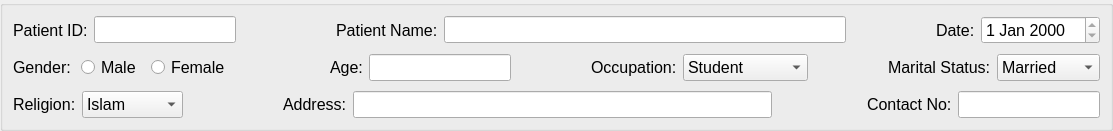
             <widget class="QGroupBox" name="groupBox">
              <property name="sizePolicy">
               <sizepolicy hsizetype="Expanding" vsizetype="Preferred">
                <horstretch>0</horstretch>
                <verstretch>0</verstretch>
               </sizepolicy>
              </property>
              <property name="font">
               <font>
                <pointsize>12</pointsize>
               </font>
              </property>
              <layout class="QVBoxLayout" name="verticalLayout">
               <property name="spacing">
                <number>10</number>
               </property>
               <property name="leftMargin">
                <number>10</number>
               </property>
               <property name="topMargin">
                <number>10</number>
               </property>
               <property name="rightMargin">
                <number>10</number>
               </property>
               <property name="bottomMargin">
                <number>10</number>
               </property>
               <item>
                <layout class="QHBoxLayout" name="horizontalLayout_5">
                 <property name="spacing">
                  <number>90</number>
                 </property>
                 <property name="bottomMargin">
                  <number>0</number>
                 </property>
                 <item>
                  <layout class="QHBoxLayout" name="horizontalLayout_4">
                   <property name="spacing">
                    <number>100</number>
                   </property>
                   <item>
                    <layout class="QHBoxLayout" name="horizontalLayout">
                     <property name="spacing">
                      <number>6</number>
                     </property>
                     <item>
                      <widget class="QLabel" name="id_label">
                       <property name="font">
                        <font>
                         <pointsize>12</pointsize>
                        </font>
                       </property>
                       <property name="lineWidth">
                        <number>0</number>
                       </property>
                       <property name="text">
                        <string>Patient ID:</string>
                       </property>
                       <property name="indent">
                        <number>0</number>
                       </property>
                       <property name="buddy">
                        <cstring>id_lineEdit</cstring>
                       </property>
                      </widget>
                     </item>
                     <item>
                      <widget class="QLineEdit" name="id_lineEdit">
                       <property name="sizePolicy">
                        <sizepolicy hsizetype="Preferred" vsizetype="Fixed">
                         <horstretch>0</horstretch>
                         <verstretch>0</verstretch>
                        </sizepolicy>
                       </property>
                       <property name="font">
                        <font>
                         <pointsize>12</pointsize>
                        </font>
                       </property>
                       <property name="focusPolicy">
                        <enum>Qt::NoFocus</enum>
                       </property>
                       <property name="cursorPosition">
                        <number>0</number>
                       </property>
                       <property name="readOnly">
                        <bool>true</bool>
                       </property>
                      </widget>
                     </item>
                    </layout>
                   </item>
                   <item>
                    <layout class="QHBoxLayout" name="horizontalLayout_2">
                     <property name="spacing">
                      <number>6</number>
                     </property>
                     <item>
                      <widget class="QLabel" name="name_label">
                       <property name="font">
                        <font>
                         <pointsize>12</pointsize>
                        </font>
                       </property>
                       <property name="text">
                        <string>Patient Name:</string>
                       </property>
                       <property name="buddy">
                        <cstring>name_lineEdit</cstring>
                       </property>
                      </widget>
                     </item>
                     <item>
                      <widget class="QLineEdit" name="name_lineEdit">
                       <property name="sizePolicy">
                        <sizepolicy hsizetype="Expanding" vsizetype="Fixed">
                         <horstretch>0</horstretch>
                         <verstretch>0</verstretch>
                        </sizepolicy>
                       </property>
                       <property name="font">
                        <font>
                         <pointsize>12</pointsize>
                        </font>
                       </property>
                      </widget>
                     </item>
                    </layout>
                   </item>
                  </layout>
                 </item>
                 <item>
                  <layout class="QHBoxLayout" name="horizontalLayout_3">
                   <property name="spacing">
                    <number>6</number>
                   </property>
                   <item>
                    <widget class="QLabel" name="date_label">
                     <property name="font">
                      <font>
                       <pointsize>12</pointsize>
                      </font>
                     </property>
                     <property name="text">
                      <string>Date:</string>
                     </property>
                     <property name="buddy">
                      <cstring>dateEdit</cstring>
                     </property>
                    </widget>
                   </item>
                   <item>
                    <widget class="QDateEdit" name="dateEdit">
                     <property name="font">
                      <font>
                       <pointsize>12</pointsize>
                      </font>
                     </property>
                     <property name="focusPolicy">
                      <enum>Qt::NoFocus</enum>
                     </property>
                     <property name="readOnly">
                      <bool>true</bool>
                     </property>
                    </widget>
                   </item>
                  </layout>
                 </item>
                </layout>
               </item>
               <item>
                <layout class="QHBoxLayout" name="horizontalLayout_12">
                 <property name="spacing">
                  <number>80</number>
                 </property>
                 <item>
                  <layout class="QHBoxLayout" name="horizontalLayout_9">
                   <property name="spacing">
                    <number>100</number>
                   </property>
                   <item>
                    <layout class="QHBoxLayout" name="horizontalLayout_6">
                     <property name="spacing">
                      <number>10</number>
                     </property>
                     <item>
                      <widget class="QLabel" name="sex_label">
                       <property name="sizePolicy">
                        <sizepolicy hsizetype="Expanding" vsizetype="Preferred">
                         <horstretch>0</horstretch>
                         <verstretch>0</verstretch>
                        </sizepolicy>
                       </property>
                       <property name="font">
                        <font>
                         <pointsize>12</pointsize>
                        </font>
                       </property>
                       <property name="text">
                        <string>Gender:</string>
                       </property>
                       <property name="indent">
                        <number>0</number>
                       </property>
                      </widget>
                     </item>
                     <item>
                      <widget class="QRadioButton" name="male_radiobtn">
                       <property name="sizePolicy">
                        <sizepolicy hsizetype="Expanding" vsizetype="Preferred">
                         <horstretch>0</horstretch>
                         <verstretch>0</verstretch>
                        </sizepolicy>
                       </property>
                       <property name="font">
                        <font>
                         <pointsize>12</pointsize>
                        </font>
                       </property>
                       <property name="tabletTracking">
                        <bool>true</bool>
                       </property>
                       <property name="text">
                        <string>Male</string>
                       </property>
                      </widget>
                     </item>
                     <item>
                      <widget class="QRadioButton" name="female_radiobtn">
                       <property name="sizePolicy">
                        <sizepolicy hsizetype="Expanding" vsizetype="Preferred">
                         <horstretch>0</horstretch>
                         <verstretch>0</verstretch>
                        </sizepolicy>
                       </property>
                       <property name="font">
                        <font>
                         <pointsize>12</pointsize>
                        </font>
                       </property>
                       <property name="tabletTracking">
                        <bool>true</bool>
                       </property>
                       <property name="text">
                        <string>Female</string>
                       </property>
                      </widget>
                     </item>
                    </layout>
                   </item>
                   <item>
                    <layout class="QHBoxLayout" name="horizontalLayout_8">
                     <property name="spacing">
                      <number>6</number>
                     </property>
                     <item>
                      <widget class="QLabel" name="age_label">
                       <property name="sizePolicy">
                        <sizepolicy hsizetype="Preferred" vsizetype="Preferred">
                         <horstretch>0</horstretch>
                         <verstretch>0</verstretch>
                        </sizepolicy>
                       </property>
                       <property name="font">
                        <font>
                         <pointsize>12</pointsize>
                        </font>
                       </property>
                       <property name="text">
                        <string>Age:</string>
                       </property>
                       <property name="buddy">
                        <cstring>age_lineEdit</cstring>
                       </property>
                      </widget>
                     </item>
                     <item>
                      <widget class="QLineEdit" name="age_lineEdit">
                       <property name="sizePolicy">
                        <sizepolicy hsizetype="MinimumExpanding" vsizetype="Fixed">
                         <horstretch>0</horstretch>
                         <verstretch>0</verstretch>
                        </sizepolicy>
                       </property>
                       <property name="font">
                        <font>
                         <pointsize>12</pointsize>
                        </font>
                       </property>
                      </widget>
                     </item>
                    </layout>
                   </item>
                  </layout>
                 </item>
                 <item>
                  <layout class="QHBoxLayout" name="horizontalLayout_11">
                   <property name="spacing">
                    <number>80</number>
                   </property>
                   <item>
                    <layout class="QHBoxLayout" name="horizontalLayout_10">
                     <property name="spacing">
                      <number>6</number>
                     </property>
                     <item>
                      <widget class="QLabel" name="job_label">
                       <property name="font">
                        <font>
                         <pointsize>12</pointsize>
                        </font>
                       </property>
                       <property name="text">
                        <string>Occupation:</string>
                       </property>
                       <property name="buddy">
                        <cstring>job_comboBox</cstring>
                       </property>
                      </widget>
                     </item>
                     <item>
                      <widget class="QComboBox" name="job_comboBox">
                       <property name="sizePolicy">
                        <sizepolicy hsizetype="MinimumExpanding" vsizetype="Fixed">
                         <horstretch>0</horstretch>
                         <verstretch>0</verstretch>
                        </sizepolicy>
                       </property>
                       <property name="font">
                        <font>
                         <pointsize>12</pointsize>
                        </font>
                       </property>
                       <item>
                        <property name="text">
                         <string>Student</string>
                        </property>
                       </item>
                       <item>
                        <property name="text">
                         <string>Teacher</string>
                        </property>
                       </item>
                       <item>
                        <property name="text">
                         <string>Farmer</string>
                        </property>
                       </item>
                       <item>
                        <property name="text">
                         <string>Businessman</string>
                        </property>
                       </item>
                       <item>
                        <property name="text">
                         <string>Worker</string>
                        </property>
                       </item>
                       <item>
                        <property name="text">
                         <string>Others</string>
                        </property>
                       </item>
                      </widget>
                     </item>
                    </layout>
                   </item>
                   <item>
                    <layout class="QHBoxLayout" name="horizontalLayout_7">
                     <property name="spacing">
                      <number>6</number>
                     </property>
                     <item>
                      <widget class="QLabel" name="marriage_label">
                       <property name="sizePolicy">
                        <sizepolicy hsizetype="Preferred" vsizetype="Preferred">
                         <horstretch>0</horstretch>
                         <verstretch>0</verstretch>
                        </sizepolicy>
                       </property>
                       <property name="font">
                        <font>
                         <pointsize>12</pointsize>
                        </font>
                       </property>
                       <property name="text">
                        <string>Marital Status:</string>
                       </property>
                       <property name="buddy">
                        <cstring>Marriage_comboBox</cstring>
                       </property>
                      </widget>
                     </item>
                     <item>
                      <widget class="QComboBox" name="Marriage_comboBox">
                       <property name="sizePolicy">
                        <sizepolicy hsizetype="MinimumExpanding" vsizetype="Fixed">
                         <horstretch>0</horstretch>
                         <verstretch>0</verstretch>
                        </sizepolicy>
                       </property>
                       <property name="font">
                        <font>
                         <pointsize>12</pointsize>
                        </font>
                       </property>
                       <item>
                        <property name="text">
                         <string>Married</string>
                        </property>
                       </item>
                       <item>
                        <property name="text">
                         <string>Unmarried</string>
                        </property>
                       </item>
                       <item>
                        <property name="text">
                         <string>Divorced</string>
                        </property>
                       </item>
                       <item>
                        <property name="text">
                         <string>Widow</string>
                        </property>
                       </item>
                      </widget>
                     </item>
                    </layout>
                   </item>
                  </layout>
                 </item>
                </layout>
               </item>
               <item>
                <layout class="QHBoxLayout" name="horizontalLayout_17">
                 <property name="spacing">
                  <number>100</number>
                 </property>
                 <item>
                  <layout class="QHBoxLayout" name="horizontalLayout_13">
                   <property name="spacing">
                    <number>6</number>
                   </property>
                   <item>
                    <widget class="QLabel" name="Religion_label">
                     <property name="font">
                      <font>
                       <pointsize>12</pointsize>
                      </font>
                     </property>
                     <property name="text">
                      <string>Religion:</string>
                     </property>
                     <property name="buddy">
                      <cstring>Religion_comboBox</cstring>
                     </property>
                    </widget>
                   </item>
                   <item>
                    <widget class="QComboBox" name="Religion_comboBox">
                     <property name="sizePolicy">
                      <sizepolicy hsizetype="Preferred" vsizetype="Fixed">
                       <horstretch>0</horstretch>
                       <verstretch>0</verstretch>
                      </sizepolicy>
                     </property>
                     <property name="font">
                      <font>
                       <pointsize>12</pointsize>
                      </font>
                     </property>
                     <item>
                      <property name="text">
                       <string>Islam</string>
                      </property>
                     </item>
                     <item>
                      <property name="text">
                       <string>Hindu</string>
                      </property>
                     </item>
                     <item>
                      <property name="text">
                       <string>Christian</string>
                      </property>
                     </item>
                     <item>
                      <property name="text">
                       <string>Buddhism</string>
                      </property>
                     </item>
                     <item>
                      <property name="text">
                       <string>Others</string>
                      </property>
                     </item>
                    </widget>
                   </item>
                  </layout>
                 </item>
                 <item>
                  <layout class="QHBoxLayout" name="horizontalLayout_15">
                   <property name="spacing">
                    <number>90</number>
                   </property>
                   <item>
                    <layout class="QHBoxLayout" name="horizontalLayout_14">
                     <property name="spacing">
                      <number>6</number>
                     </property>
                     <item>
                      <widget class="QLabel" name="Address_label">
                       <property name="font">
                        <font>
                         <pointsize>12</pointsize>
                        </font>
                       </property>
                       <property name="text">
                        <string>Address:</string>
                       </property>
                       <property name="buddy">
                        <cstring>Address_lineEdit</cstring>
                       </property>
                      </widget>
                     </item>
                     <item>
                      <widget class="QLineEdit" name="Address_lineEdit">
                       <property name="font">
                        <font>
                         <pointsize>12</pointsize>
                        </font>
                       </property>
                      </widget>
                     </item>
                    </layout>
                   </item>
                   <item>
                    <layout class="QHBoxLayout" name="horizontalLayout_16">
                     <property name="spacing">
                      <number>6</number>
                     </property>
                     <item>
                      <widget class="QLabel" name="contact_label">
                       <property name="enabled">
                        <bool>true</bool>
                       </property>
                       <property name="sizePolicy">
                        <sizepolicy hsizetype="Preferred" vsizetype="Fixed">
                         <horstretch>0</horstretch>
                         <verstretch>0</verstretch>
                        </sizepolicy>
                       </property>
                       <property name="font">
                        <font>
                         <pointsize>12</pointsize>
                        </font>
                       </property>
                       <property name="text">
                        <string>Contact No:</string>
                       </property>
                       <property name="indent">
                        <number>5</number>
                       </property>
                       <property name="buddy">
                        <cstring>contact_lineEdit</cstring>
                       </property>
                      </widget>
                     </item>
                     <item>
                      <widget class="QLineEdit" name="contact_lineEdit">
                       <property name="sizePolicy">
                        <sizepolicy hsizetype="Preferred" vsizetype="Fixed">
                         <horstretch>0</horstretch>
                         <verstretch>0</verstretch>
                        </sizepolicy>
                       </property>
                       <property name="font">
                        <font>
                         <pointsize>12</pointsize>
                        </font>
                       </property>
                      </widget>
                     </item>
                    </layout>
                   </item>
                  </layout>
                 </item>
                </layout>
               </item>
              </layout>
             </widget>
